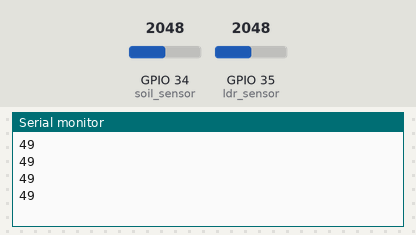
This sketch was run on a simulated ESP32. Parts: the last lines printed to the serial monitor. Inputs (shaded band) come from the test bench; at power-on: GPIO 34 (soil_sensor) = 2048, GPIO 35 (ldr_sensor) = 2048.

Above: at 1.8 s.
1.9 s: GPIO 34 (soil_sensor) set to 2866
At 2.5 s:
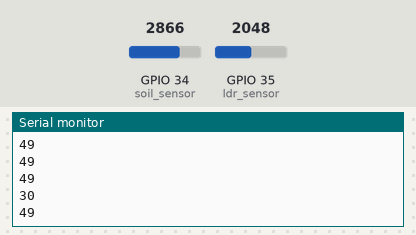
3.4 s: GPIO 35 (ldr_sensor) set to 1228
At 4.7 s:
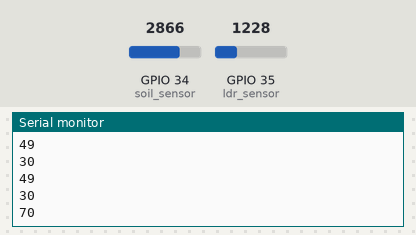
4.9 s: GPIO 34 (soil_sensor) set to 3603
At 5.8 s:
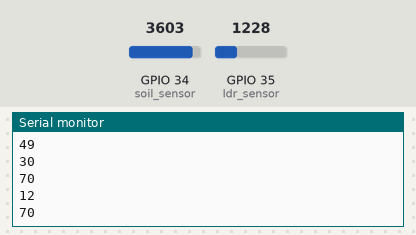
6.4 s: GPIO 35 (ldr_sensor) set to 491
At 7.6 s:
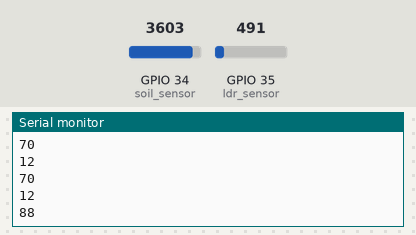
Timing chart, 0 to 8.9 s (numbered marks = the images above; inputs shaded):
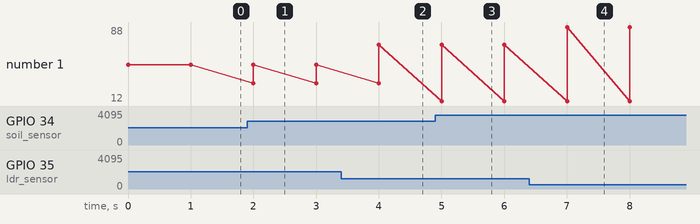

Measured:
- after the input at 1.9 s, the serial monitor: prints a new line after 0.10 s (image 1)
- after the input at 3.4 s, the serial monitor: prints a new line after 0.60 s (image 2)
- after the input at 4.9 s, the serial monitor: prints a new line after 0.10 s (image 3)
- after the input at 6.4 s, the serial monitor: prints a new line after 0.60 s (image 4)
- plotted number 1: 49 → 70 after the input at 3.4 s, 70 → 88 after the input at 6.4 s

The sketch:

test_read_sensor.ino
```cpp
//int pump = 32;
//int led = 33;
int soil_sensor = 34;
int ldr_sensor = 35;
//int line = 4;
//
//int state_water = 0;
//int state_light = 0;

void setup() {
//  pinMode(pump, OUTPUT);
//  pinMode(led, OUTPUT);
//  pinMode(line, OUTPUT);

  Serial.begin(115200);

}

void loop() {
  int value1 = analogRead(soil_sensor);
  int soil = map(value1, 4095, 0, 0, 100);
  int value2 = analogRead(ldr_sensor);
  int ldr = map(value2, 4095, 0, 0, 100);

  Serial.println(soil);
  Serial.println(ldr);
  Serial.println();

  delay(1000);
}
```
